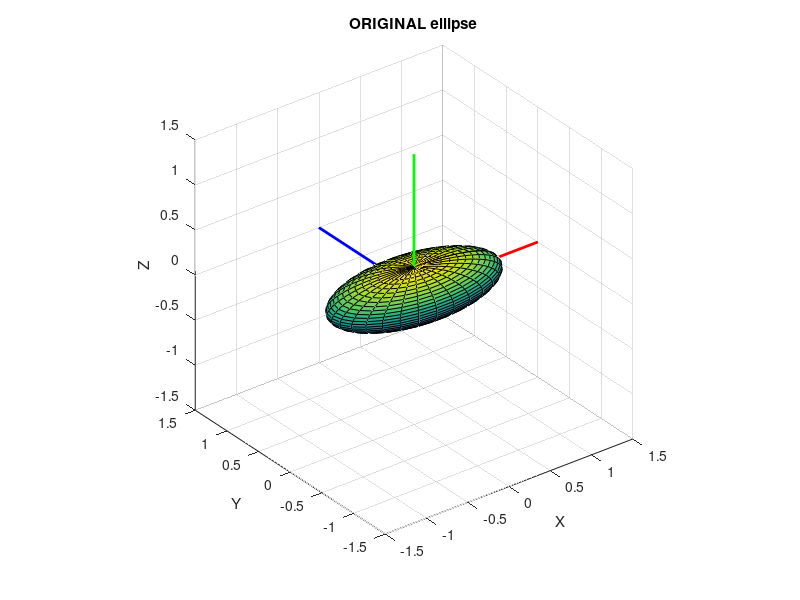

Write the MATLAB code that produced this figure. (Note: this script raises an error after producing the figure.)
%% create an example to be used with our tutorial on PRINCIPAL moments of inertia

%% Consider an ellipsoid
% REF: https://en.wikipedia.org/wiki/List_of_moments_of_inertia
ax =   1;  % semiaxes length in X direction
by = 0.5;  % semiaxes length in Y direction
cz = 0.25; % semiaxes length in Z direction

vol     = pi*(4/3)*ax*by*cz % volume of ellipsoid
m       = 1000; 
density = m/vol;


Ip = (m/5)*[ (by^2 + cz^2),           0,                  0;
                   0,           (ax^2 + cz^2),            0;
                   0,                 0,            (ax^2 + by^2);]
 
%% Plot the Ellipsoid:
[x, y, z] = ellipsoid(0,0,0,ax,by,cz,30);

figure
  surf(x, y, z)
    axis equal
    hold on
  % DOUBLE unit vectors for plots                 
     xu = [2;0;0];
     yu = [0;2;0];
     zu = [0;0;2];
  plot3([0;xu(1)], [0;xu(2)], [0;xu(3)], '-r', 'LineWidth', 2);  
  plot3([0;yu(1)], [0;yu(2)], [0;yu(3)], '-b', 'LineWidth', 2);  
  plot3([0;zu(1)], [0;zu(2)], [0;zu(3)], '-g', 'LineWidth', 2);  
    axis('equal'); grid('on'); xlabel('X'); ylabel('Y'); zlabel('Z');
    xlim([-1.5, 1.5]);  ylim([-1.5, 1.5]);  zlim([-1.5, 1.5]);
    title('ORIGINAL ellipse')  

%% cleanup
clear x y z

%% Calculate an APPROXIMATION  for the Inertia matrix

% generate a list of random data points
rng(0);
Nrand  = 20000;
x_list = -ax + (2*ax)*rand(Nrand,1);  %r = a + (b-a).*rand(N,1)
y_list = -by + (2*by)*rand(Nrand,1);
z_list = -cz + (2*cz)*rand(Nrand,1);

% only keep the points inside our ellipse
tmp   = (x_list.^2)/(ax^2) + (y_list.^2)/(by^2) + (z_list.^2)/(cz^2);
ind    = abs(tmp) <=1;

x_list = x_list(ind);
y_list = y_list(ind);
z_list = z_list(ind);

% create an INERTIA_FROM_CLOUD object
OBJ_IFC = inertia_from_cloud_CLS(x_list, y_list, z_list);
OBJ_IFC.Alpha = 0.2;

% plot it
OBJ_IFC.plot();

% calculate the approximations for the VOLUME, MASS and INERTIA matrix
[V,M,I] = OBJ_IFC.calc_I_at_cm(density)

% extract the actual CLOUD data points
x_cloud_col = OBJ_IFC.x_col;
y_cloud_col = OBJ_IFC.y_col;
z_cloud_col = OBJ_IFC.z_col;

%% clean up a bit
clear x_list y_list z_list tmp ind Nrand

%% Create a NEW cloud of points

% Form a PASSIVE rotation matrix
%  vp = pRb * vb
degs_yaw  = 30; 
degs_pitch= 23;
degs_roll = 45;
apas_OBJ  = bh_rot_passive_G2B_CLS({'D1Z','D2Y','D3X'}, ...
                                   [degs_yaw, degs_pitch, degs_roll], ...
                                   'DEGREES');                                                       
pRb = apas_OBJ.get_R3R2R1();

% construct an ACTIVE Rotation matrix and rotate the points
bRp         = pRb.' ;

new_xyz_mat = bRp * [ x_cloud_col' ;
                      y_cloud_col' ;
                      z_cloud_col' ;];

new_x_col = new_xyz_mat(1,:)' ;
new_y_col = new_xyz_mat(2,:)' ;
new_z_col = new_xyz_mat(3,:)' ;

% save this data set
save bh_saved_ellip_cloud new_x_col new_y_col new_z_col

figure
  % plot the new CLOUD
  scatter3(new_x_col, new_y_col, new_z_col );
     axis equal
     hold on
  % DOUBLE unit vectors for plots                 
     xu = bRp * [2;0;0];
     yu = bRp * [0;2;0];
     zu = bRp * [0;0;2];
  plot3([0;xu(1)], [0;xu(2)], [0;xu(3)], '-r', 'LineWidth', 2);  
  plot3([0;yu(1)], [0;yu(2)], [0;yu(3)], '-b', 'LineWidth', 2);  
  plot3([0;zu(1)], [0;zu(2)], [0;zu(3)], '-g', 'LineWidth', 2);  
    axis('equal'); grid('on'); xlabel('X'); ylabel('Y'); zlabel('Z');
    xlim([-1.5, 1.5]);  ylim([-1.5, 1.5]);  zlim([-1.5, 1.5]);
    title('Our NEW cloud')

%% cleanup a bit
clear new_xyz_mat bRp pRb xx yy zz x_cloud_col y_cloud_col z_cloud_col

%% calculate INERTIA matrix for this NEW cloud

% create an INERTIA_FROM_CLOUD object
OBJ_IFC = inertia_from_cloud_CLS( new_x_col, new_y_col, new_z_col);
OBJ_IFC.Alpha = 0.2;

% plot it
OBJ_IFC.plot();

% calculate the approximations for the VOLUME, MASS and INERTIA matrix
[VOL_b, MASS_b, Ib] = OBJ_IFC.calc_I_at_cm(density)    


%% Determine the PRINCIPAL inertias and axes of the NEW cloud

% do eigen decomposition
[V, D] = eig(Ib)

%% sort eigenvalues in ASCENDING order
[~,ind] = sort( diag(D) );

D = D(:,ind)
V = V(:,ind)

%% check ORTHONORMALITY
V * V'

%% CHECK RH co-ordinate frame - part 1
tmp_3 = cross(V(:,1), V(:,2) );
tmp_diff = tmp_3 - V(:,3);
tmp_mag  = norm(tmp_diff);
if( tmp_mag < 1e-7 )
    % everything is fine ... move along
else
    warning('HEY!: I do not think you have a RH co-ordinate frame ?');
    V(:,3) = tmp_3;
end

%% CHECK RH co-ordinate frame - part 2
VT = V';
tmp_3 = cross(VT(:,1), VT(:,2) );
tmp_diff = tmp_3 - VT(:,3);
tmp_mag  = norm(tmp_diff);
if( tmp_mag > 1e-7 )
    error('HEY!: I do not think you have a RH co-ordinate frame ?');
end

%% PRINCIPAL INERTIA and axes: 
% Construct rotations from eigenvectors
pRb = V';

Ip_again = pRb * Ib * pRb.'

bRp = pRb.' ;

%% PLOT it
figure
  % the NEW cloud
  scatter3(new_x_col, new_y_col, new_z_col );
     axis equal
     hold on
  % DOUBLE unit vectors for plots                 
     b_xi_p = bRp * [2;0;0];
     b_yi_p = bRp * [0;2;0];
     b_zi_p = bRp * [0;0;2];
  plot3([0;b_xi_p(1)], [0;b_xi_p(2)], [0;b_xi_p(3)], '-r', 'LineWidth', 2);  hold('on');
    plot3([0;b_yi_p(1)], [0;b_yi_p(2)], [0;b_yi_p(3)], '-b', 'LineWidth', 2);  
    plot3([0;b_zi_p(1)], [0;b_zi_p(2)], [0;b_zi_p(3)], '-g', 'LineWidth', 2);  
    axis('equal'); grid('on'); xlabel('X'); ylabel('Y'); zlabel('Z');
    xlim([-1.5, 1.5]);  ylim([-1.5, 1.5]);  zlim([-1.5, 1.5]);
